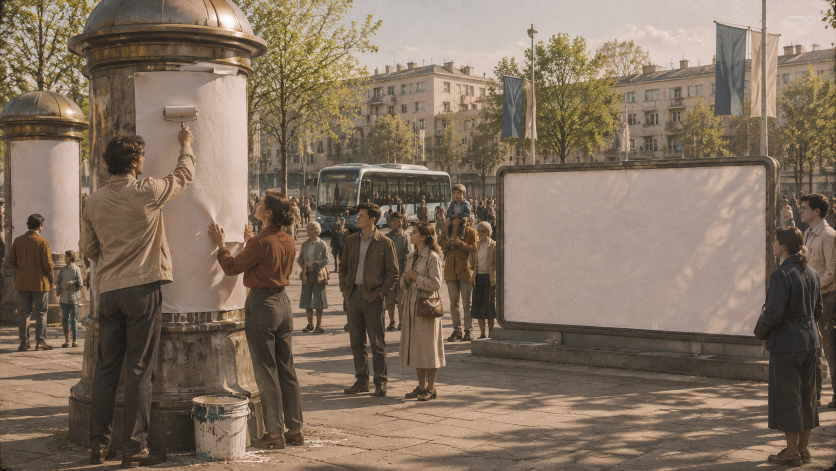
#> input picture assets/gen/s5a_a__gpt-image-2_0.png, 1672 x 941 px (shown at 1/2 size)
$ python _s5a_band.py
#> lines starting #> are read from the running program, lines starting #| are printed output that depends on the picture
# -*- coding: utf-8 -*-
"""Подбор полосы лозунга на стенд кадра 11-A: ширины строк и мок в 2400x1350."""
import os
from PIL import Image, ImageDraw, ImageFont, ImageFilter

HERE = os.path.dirname(os.path.abspath(__file__))
GEN = os.path.join(HERE, 'assets', 'gen')
OUT = os.path.join(HERE, '_sat')
GOTHIC = '/usr/share/fonts/opentype/urw-base35/URWGothic-Demi.otf'
CREAM = (246, 238, 222)
WARM = (252, 226, 170)
RED = (168, 40, 34)

im0 = Image.open(os.path.join(GEN, 's5a_a__gpt-image-2_0.png')).convert('RGB')
#> im0 is the input picture: PIL image 1672x941 RGB; mean R, G, B 129.4, 111.9, 94.8
FW, FH = 2400, 1350
base = im0.resize((FW, FH), Image.LANCZOS)
d = ImageDraw.Draw(base)


def tw(t, s):
    return d.textlength(t, font=ImageFont.truetype(GOTHIC, s))


L1, L2 = 'МАРС — ДЕЛО ОБЩЕЕ!', 'ДАЁШЬ МАРС ДЛЯ ВСЕХ!'
for s in (76, 68, 62, 56, 52):
    print('L1 %d -> %.0f   L2 %d -> %.0f' % (s, tw(L1, s), s, tw(L2, s)))

# стенд (по сетке 5%): x 60..96 %, y 22..72 %
BX0, BX1, BY0, BY1 = 1440, 2304, 297, 972
print('стенд', (BX0, BY0, BX1, BY1), 'ширина', BX1 - BX0, 'высота', BY1 - BY0)

# полоса = плакат внутри стенда с полями 4% ширины кадра
band = (BX0 + 60, BY0 + 70, BX1 - 60, BY1 - 70)
bw = band[2] - band[0]
print('полоса', band, 'ширина', bw)
size1 = 76
while tw(L1, size1) > bw * 0.90 and size1 > 30:
    size1 -= 1
#> this loop made 14 passes
#> size1 on passes 1 to 12: 75, 74, 73, 72, 71, 70, 69, 68, 67, 66, 65, 64
#> after the loop, size1 = 62
size2 = 62
#> size2 = 62
while tw(L2, size2) > bw * 0.90 and size2 > 30:
    size2 -= 1
#> this loop made 4 passes
#> size2 on passes 1 to 4: 61, 60, 59, 58
#> after the loop, size2 = 58
print('подобрано: L1 %d (%.0f), L2 %d (%.0f), лимит %.0f' % (size1, tw(L1, size1), size2, tw(L2, size2), bw * 0.90))
#| подобрано: L1 62 (665), L2 58 (668), лимит 670

ov = Image.new('RGBA', base.size, (0, 0, 0, 0))
#> ov: PIL image 2400x1350 RGBA; every value is 0
ImageDraw.Draw(ov).rounded_rectangle(band, radius=20, fill=RED + (232,))
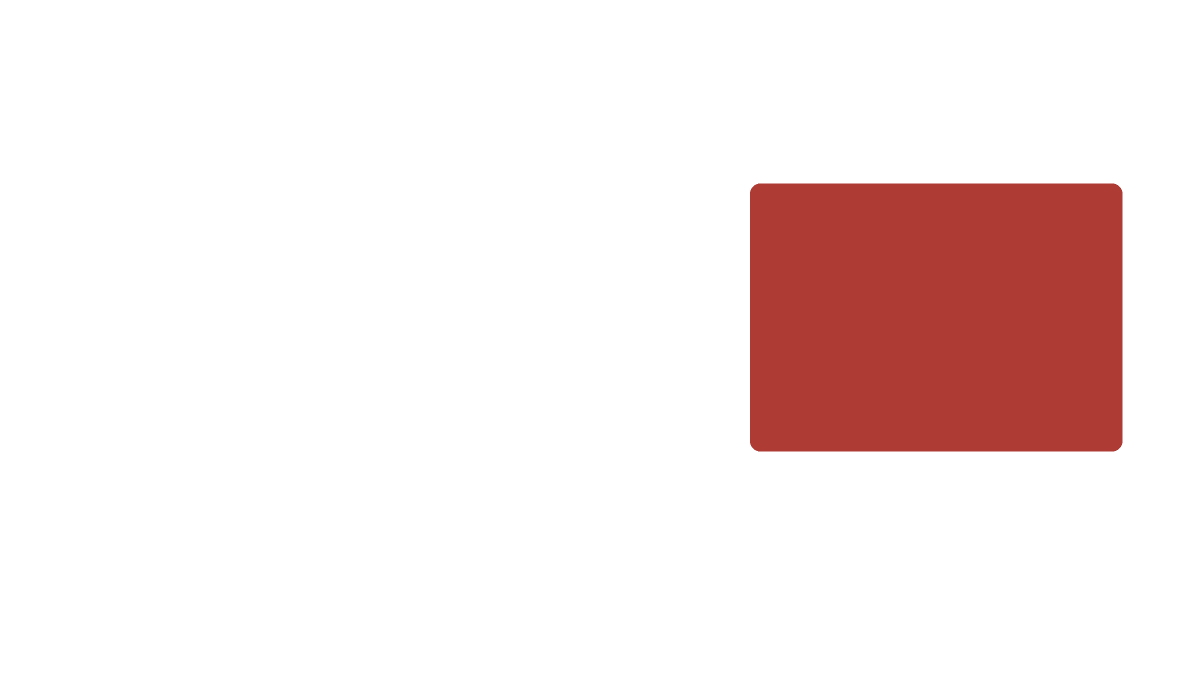
#> ov: PIL image 2400x1350 RGBA (shown at 1/2 size); mean R, G, B, A 20.7, 4.9, 4.2, 28.6; transparent parts drawn white
ov = ov.filter(ImageFilter.GaussianBlur(10))
base = Image.alpha_composite(base.convert('RGBA'), ov).convert('RGB')
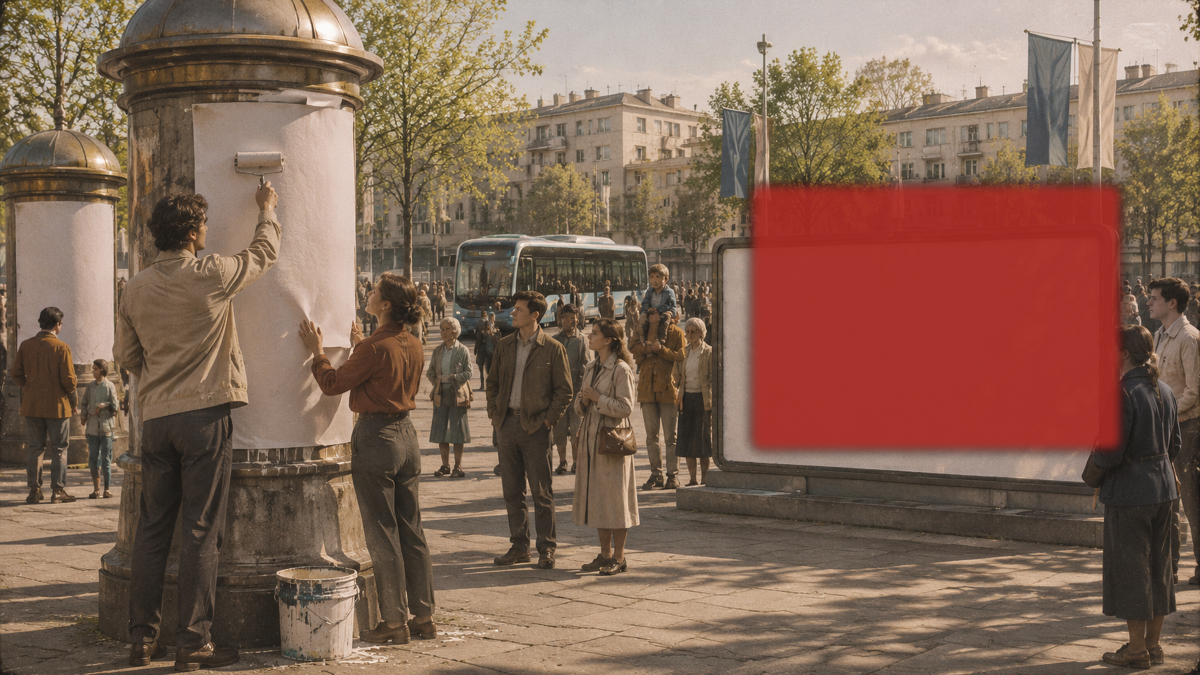
#> base: PIL image 2400x1350 RGB (shown at 1/2 size); mean R, G, B 130.3, 101, 84.8
d = ImageDraw.Draw(base)
cx = (band[0] + band[2]) / 2
h1 = size1
#> h1 = 62
gap = 22
total = h1 + gap + size2
#> total = 142
y0 = (band[1] + band[3]) / 2 - total / 2
#> y0 = 563.5
d.text((cx, y0), L1, font=ImageFont.truetype(GOTHIC, size1), fill=CREAM, anchor='ma')
d.text((cx, y0 + h1 + gap), L2, font=ImageFont.truetype(GOTHIC, size2), fill=WARM, anchor='ma')
p = os.path.join(OUT, 's5a_band_mock.png')
base.resize((1672, 941), Image.LANCZOS).save(p)
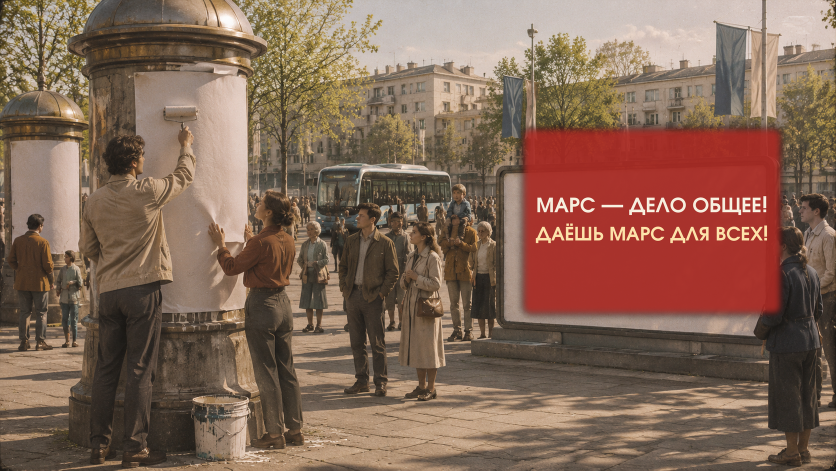
#> saved as s5a_band_mock.png: PIL image 1672x941 RGB (shown at 1/2 size); mean R, G, B 130.9, 102.3, 85.9
print('saved', p)

$ run again, with assets/gen/_ref_sergey_face_0.png copied over assets/gen/s5a_a__gpt-image-2_0.png
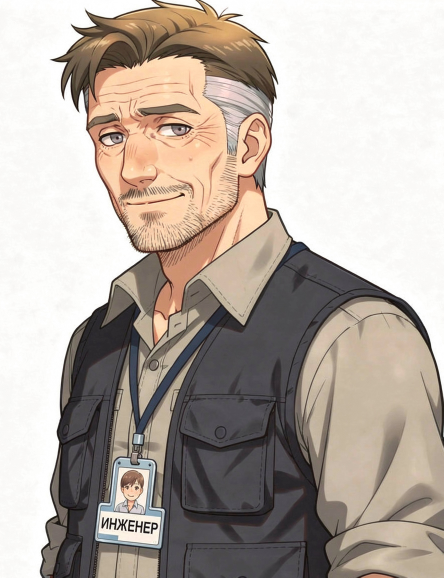
#> input picture assets/gen/_ref_sergey_face_0.png, 887 x 1155 px (shown at 1/2 size)
#> im0 is the input picture: PIL image 887x1155 RGB; mean R, G, B 181.7, 171.6, 163.1
#> the loop `while tw(L1, size1) > bw * 0.90 and size1 > 30:` made 14 passes
#> size1 on passes 1 to 8: 75, 74, 73, 72, 71, 70, 69, 68
#> after the loop `while tw(L1, size1) > bw * 0.90 and size1 > 30:`: size1 = 62
#> the loop `while tw(L2, size2) > bw * 0.90 and size2 > 30:` made 4 passes
#> size2 on passes 1 to 4: 61, 60, 59, 58
#> after the loop `while tw(L2, size2) > bw * 0.90 and size2 > 30:`: size2 = 58
#| подобрано: L1 62 (665), L2 58 (668), лимит 670
#> `base = Image.alpha_composite(base.convert('RGBA'), ov).convert('RGB')`:
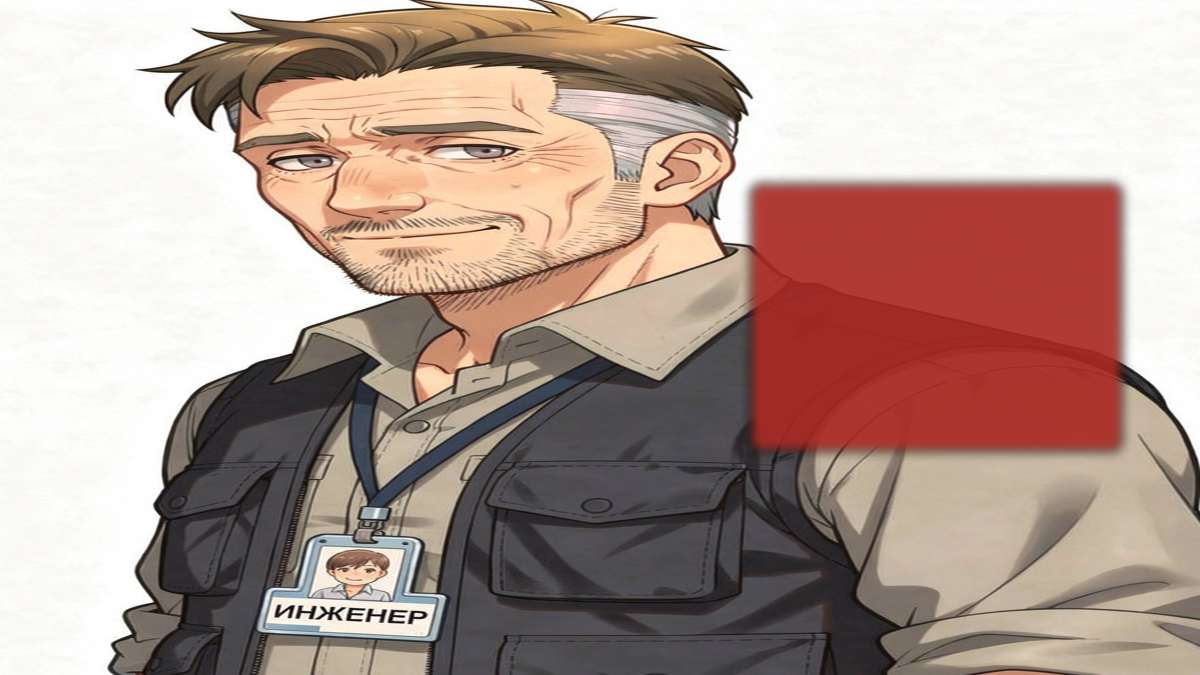
#> base: PIL image 2400x1350 RGB (shown at 1/2 size); mean R, G, B 178.4, 155, 146.5
#> h1 = 62
#> total = 142
#> y0 = 563.5
#> `base.resize((1672, 941), Image.LANCZOS).save(p)`:
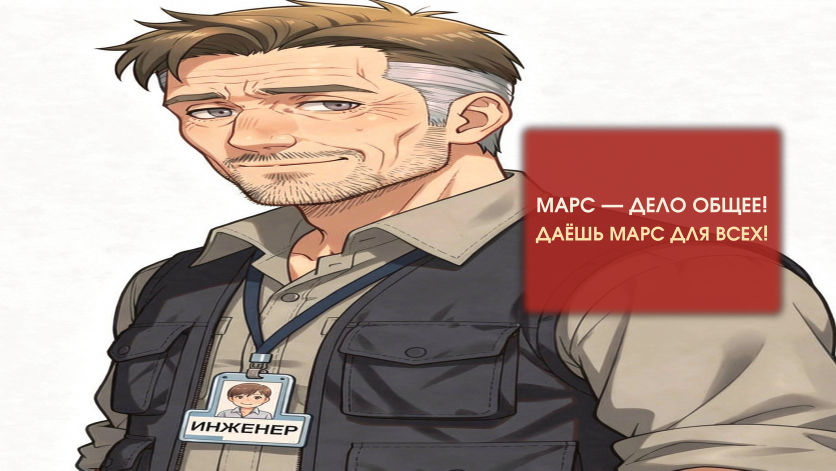
#> saved as s5a_band_mock.png: PIL image 1672x941 RGB (shown at 1/2 size); mean R, G, B 178.9, 156.3, 147.5

$ run again, with assets/gen/alley_a_0.png copied over assets/gen/s5a_a__gpt-image-2_0.png
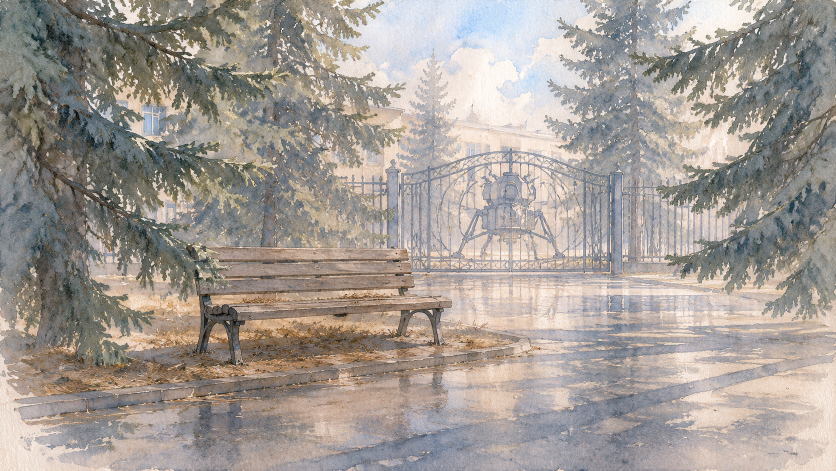
#> input picture assets/gen/alley_a_0.png, 1672 x 941 px (shown at 1/2 size)
#> im0 is the input picture: PIL image 1672x941 RGB; mean R, G, B 163.1, 155.5, 149.4
#> the loop `while tw(L1, size1) > bw * 0.90 and size1 > 30:` made 14 passes
#> size1 on passes 1 to 8: 75, 74, 73, 72, 71, 70, 69, 68
#> after the loop `while tw(L1, size1) > bw * 0.90 and size1 > 30:`: size1 = 62
#> the loop `while tw(L2, size2) > bw * 0.90 and size2 > 30:` made 4 passes
#> size2 on passes 1 to 4: 61, 60, 59, 58
#> after the loop `while tw(L2, size2) > bw * 0.90 and size2 > 30:`: size2 = 58
#| подобрано: L1 62 (665), L2 58 (668), лимит 670
#> `base = Image.alpha_composite(base.convert('RGBA'), ov).convert('RGB')`:
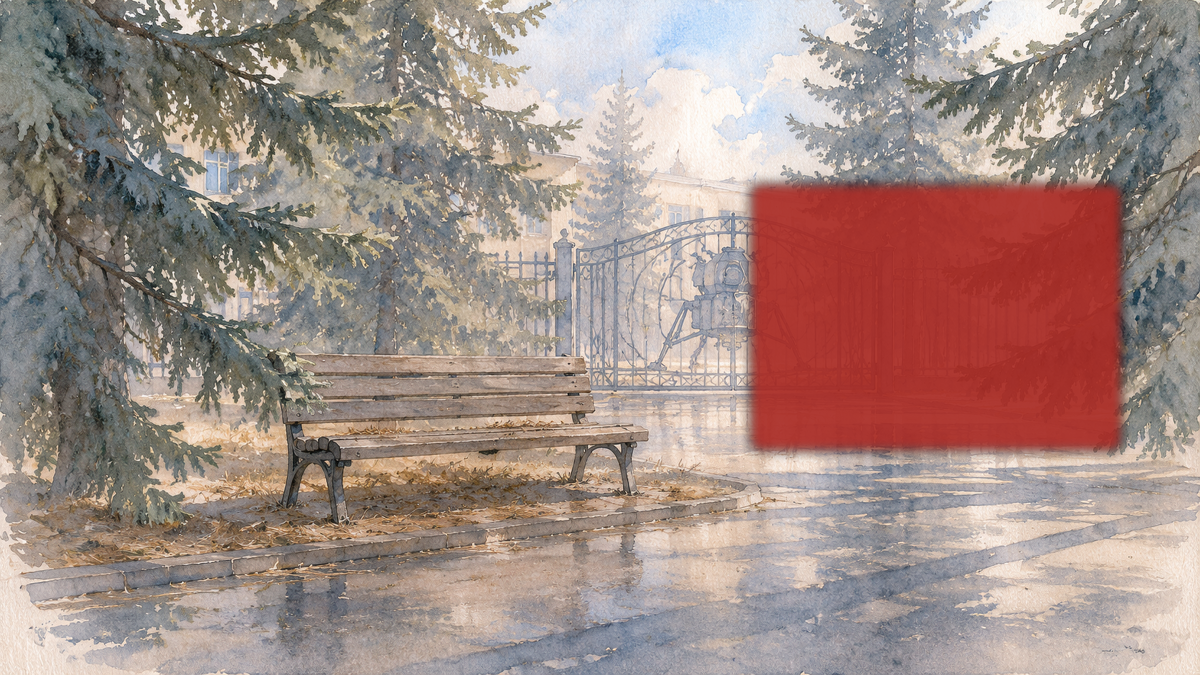
#> base: PIL image 2400x1350 RGB (shown at 1/2 size); mean R, G, B 161.7, 141.1, 134.7
#> h1 = 62
#> total = 142
#> y0 = 563.5
#> `base.resize((1672, 941), Image.LANCZOS).save(p)`:
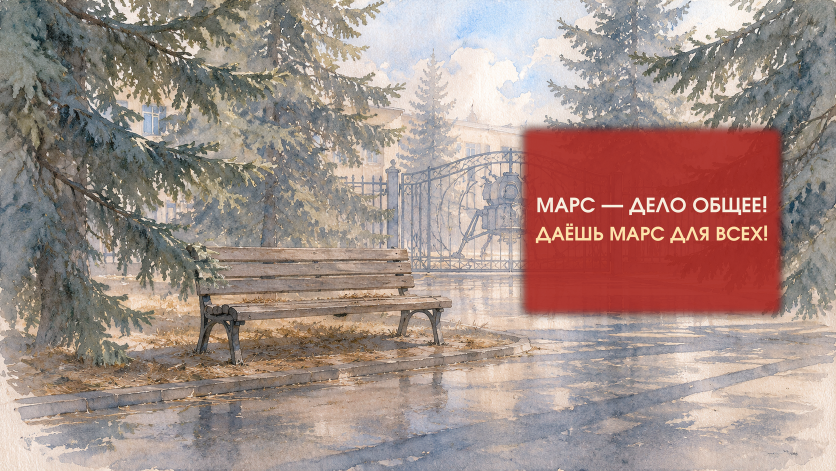
#> saved as s5a_band_mock.png: PIL image 1672x941 RGB (shown at 1/2 size); mean R, G, B 162.3, 142.3, 135.8

$ run again, with assets/gen/alley_b_clean_0.png copied over assets/gen/s5a_a__gpt-image-2_0.png
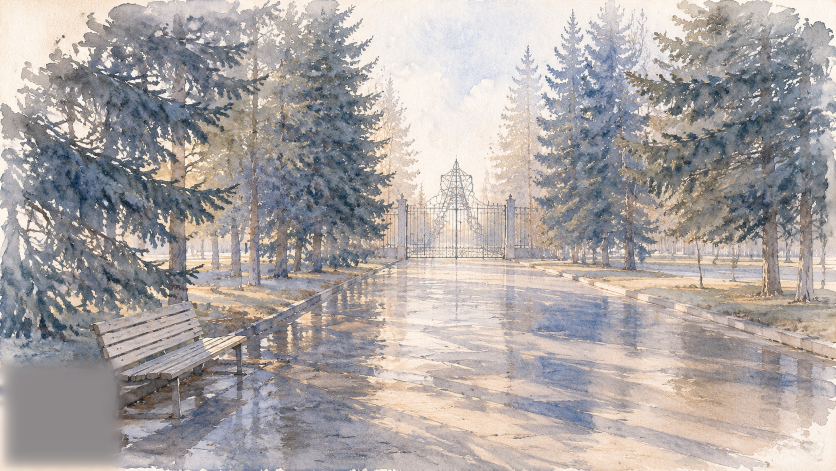
#> input picture assets/gen/alley_b_clean_0.png, 1672 x 941 px (shown at 1/2 size)
#> im0 is the input picture: PIL image 1672x941 RGB; mean R, G, B 171.9, 165.7, 164
#> the loop `while tw(L1, size1) > bw * 0.90 and size1 > 30:` made 14 passes
#> size1 on passes 1 to 8: 75, 74, 73, 72, 71, 70, 69, 68
#> after the loop `while tw(L1, size1) > bw * 0.90 and size1 > 30:`: size1 = 62
#> the loop `while tw(L2, size2) > bw * 0.90 and size2 > 30:` made 4 passes
#> size2 on passes 1 to 4: 61, 60, 59, 58
#> after the loop `while tw(L2, size2) > bw * 0.90 and size2 > 30:`: size2 = 58
#| подобрано: L1 62 (665), L2 58 (668), лимит 670
#> `base = Image.alpha_composite(base.convert('RGBA'), ov).convert('RGB')`:
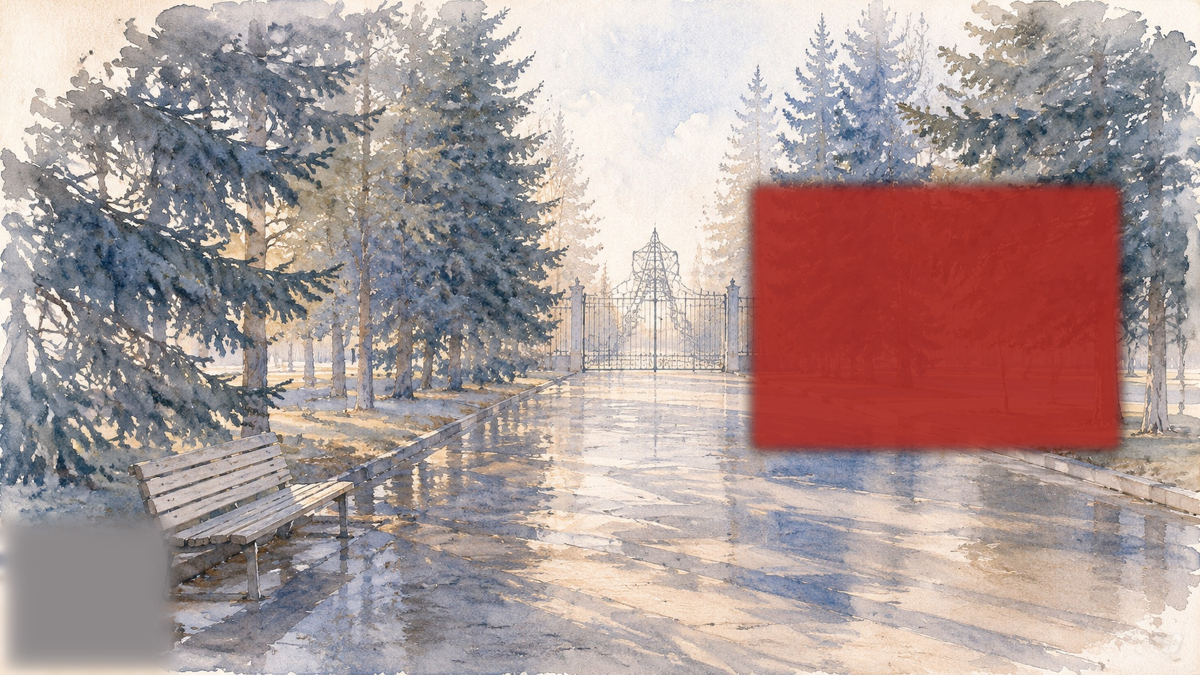
#> base: PIL image 2400x1350 RGB (shown at 1/2 size); mean R, G, B 172.5, 153.3, 151.3
#> h1 = 62
#> total = 142
#> y0 = 563.5
#> `base.resize((1672, 941), Image.LANCZOS).save(p)`:
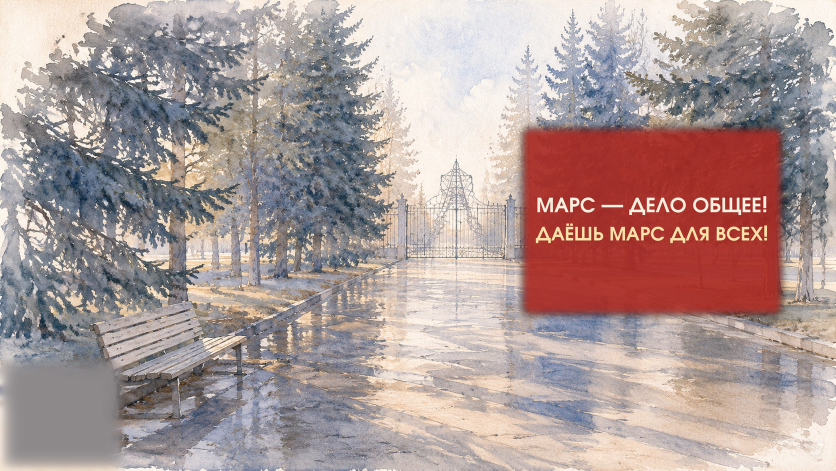
#> saved as s5a_band_mock.png: PIL image 1672x941 RGB (shown at 1/2 size); mean R, G, B 173.1, 154.6, 152.4
